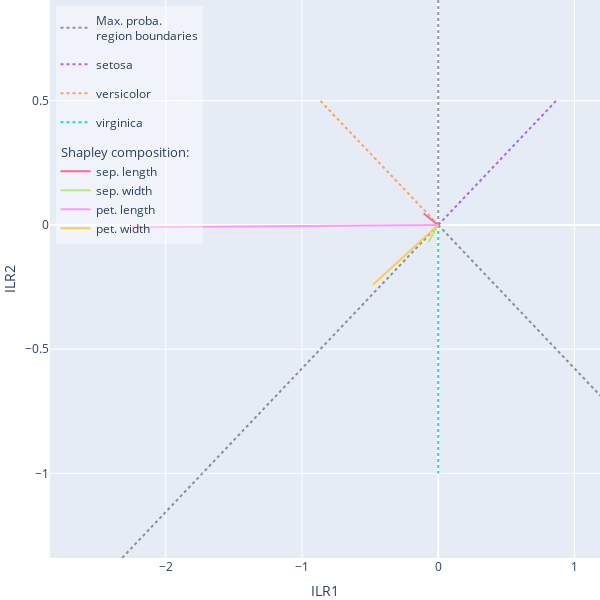
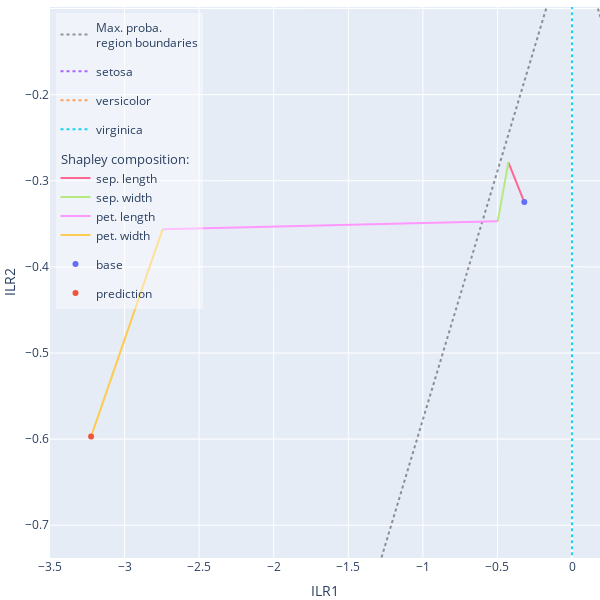

The cell these charts' notebook holds for them, in order:
### Code cell
#PLOT the 2D ILR SPACE (CORRESPONDING TO THE CHOSEN ILR COMPONENTS LISTED IN BALANCES).
#plot range [-lim, lim]
#If shapley_sum is True, the sum of the shapley vectors are summed from the base distribution to the prediction

fig = explainer.plot_ilr_space(balances=[1, 2], lim=3.5, figsize=600)

fig = explainer.plot_ilr_space(balances=[1, 2], shapley_sum=True, lim=3.5, figsize=600)

### Figure 1 — Plotly figure (JSON) as saved in the notebook; plotly's stock layout.template omitted (floating-point values rounded to 4 significant figures)
{"data": [{"line": {"color": "black", "dash": "dot"}, "mode": "lines", "name": "Max. proba.<br>region boundaries", "opacity": 0.4, "type": "scatter", "x": [0, -30.31], "y": [0, -17.5]}, {"line": {"color": "black", "dash": "dot"}, "mode": "lines", "name": "Max. proba.<br>region boundaries", "opacity": 0.4, "showlegend": false, "type": "scatter", "x": [0, 30.31], "y": [0, -17.5]}, {"line": {"color": "black", "dash": "dot"}, "mode": "lines", "name": "Max. proba.<br>region boundaries", "opacity": 0.4, "showlegend": false, "type": "scatter", "x": [0, 3.37e-15], "y": [0, 35.0]}, {"legendgroup": "class0", "line": {"dash": "dot"}, "mode": "lines", "name": "setosa", "type": "scatter", "visible": true, "x": [0, 0.866], "y": [0, 0.5]}, {"legendgroup": "class1", "line": {"dash": "dot"}, "mode": "lines", "name": "versicolor", "type": "scatter", "x": [0, -0.866], "y": [0, 0.5]}, {"legendgroup": "class2", "line": {"dash": "dot"}, "mode": "lines", "name": "virginica", "type": "scatter", "x": [0, -9.628e-17], "y": [0, -1.0]}, {"legendgroup": "shapley", "legendgrouptitle": {"text": "Shapley composition:"}, "mode": "lines", "name": "sep. length", "type": "scatter", "visible": true, "x": [0, -0.1067], "y": [0, 0.04599]}, {"legendgroup": "shapley", "legendgrouptitle": {"text": "Shapley composition:"}, "mode": "lines", "name": "sep. width", "type": "scatter", "visible": true, "x": [0, -0.07129], "y": [0, -0.06823]}, {"legendgroup": "shapley", "legendgrouptitle": {"text": "Shapley composition:"}, "mode": "lines", "name": "pet. length", "type": "scatter", "visible": true, "x": [0, -2.247], "y": [0, -0.009301]}, {"legendgroup": "shapley", "legendgrouptitle": {"text": "Shapley composition:"}, "mode": "lines", "name": "pet. width", "type": "scatter", "visible": true, "x": [0, -0.4798], "y": [0, -0.2408]}], "layout": {"autosize": false, "height": 600, "legend": {"bgcolor": "rgba(255,255,255,0.4)", "x": 0.01, "xanchor": "left", "y": 0.99, "yanchor": "top"}, "margin": {"b": 0, "l": 0, "r": 0, "t": 0}, "width": 600, "xaxis": {"autorange": false, "range": [-2.85, 1.188], "title": {"text": "ILR1"}, "type": "linear"}, "yaxis": {"autorange": false, "range": [-1.34, 0.9053], "title": {"text": "ILR2"}, "type": "linear"}}}

### Figure 2 — Plotly figure (JSON) as saved in the notebook; plotly's stock layout.template omitted (floating-point values rounded to 4 significant figures)
{"data": [{"line": {"color": "black", "dash": "dot"}, "mode": "lines", "name": "Max. proba.<br>region boundaries", "opacity": 0.4, "type": "scatter", "x": [0, -30.31], "y": [0, -17.5]}, {"line": {"color": "black", "dash": "dot"}, "mode": "lines", "name": "Max. proba.<br>region boundaries", "opacity": 0.4, "showlegend": false, "type": "scatter", "x": [0, 30.31], "y": [0, -17.5]}, {"line": {"color": "black", "dash": "dot"}, "mode": "lines", "name": "Max. proba.<br>region boundaries", "opacity": 0.4, "showlegend": false, "type": "scatter", "x": [0, 3.37e-15], "y": [0, 35.0]}, {"legendgroup": "class0", "line": {"dash": "dot"}, "mode": "lines", "name": "setosa", "type": "scatter", "x": [0, 0.866], "y": [0, 0.5]}, {"legendgroup": "class1", "line": {"dash": "dot"}, "mode": "lines", "name": "versicolor", "type": "scatter", "x": [0, -0.866], "y": [0, 0.5]}, {"legendgroup": "class2", "line": {"dash": "dot"}, "mode": "lines", "name": "virginica", "type": "scatter", "x": [0, -9.628e-17], "y": [0, -1.0]}, {"legendgroup": "shapley", "legendgrouptitle": {"text": "Shapley composition:"}, "mode": "lines", "name": "sep. length", "type": "scatter", "x": [-0.3199, -0.4266], "y": [-0.3247, -0.2787]}, {"legendgroup": "shapley", "legendgrouptitle": {"text": "Shapley composition:"}, "mode": "lines", "name": "sep. width", "type": "scatter", "x": [-0.4266, -0.4979], "y": [-0.2787, -0.347]}, {"legendgroup": "shapley", "legendgrouptitle": {"text": "Shapley composition:"}, "mode": "lines", "name": "pet. length", "type": "scatter", "x": [-0.4979, -2.745], "y": [-0.347, -0.3563]}, {"legendgroup": "shapley", "legendgrouptitle": {"text": "Shapley composition:"}, "mode": "lines", "name": "pet. width", "type": "scatter", "x": [-2.745, -3.225], "y": [-0.3563, -0.597]}, {"mode": "markers", "name": "base", "type": "scatter", "x": [-0.3199], "y": [-0.3247]}, {"mode": "markers", "name": "prediction", "type": "scatter", "x": [-3.225], "y": [-0.597]}], "layout": {"autosize": false, "height": 600, "legend": {"bgcolor": "rgba(255,255,255,0.4)", "x": 0.01, "xanchor": "left", "y": 0.99, "yanchor": "top"}, "margin": {"b": 0, "l": 0, "r": 0, "t": 0}, "width": 600, "xaxis": {"autorange": false, "range": [-3.5, 0.1875], "title": {"text": "ILR1"}, "type": "linear"}, "yaxis": {"autorange": false, "range": [-0.7381, -0.09827], "title": {"text": "ILR2"}, "type": "linear"}}}
